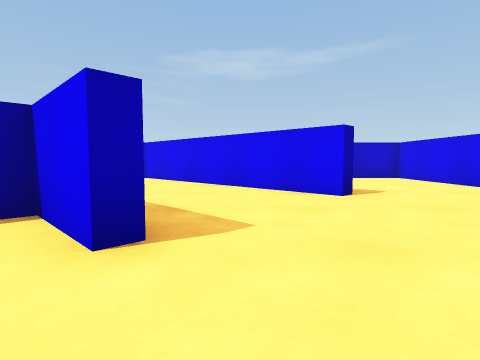
[1] (above)

24 first-person views from a walk through a scene from a Unity 3-D project. The camera is 0.59 m above the floor, tilts 4° down and sees 80° across. The floor is counted in squares, 1 m on a side. Each view is taken from the middle of a square. On the plan, view 1 faces up. The plan holds only what a view shows up to about 9 squares ahead; the rest is blank. The player character is not drawn.

[2]
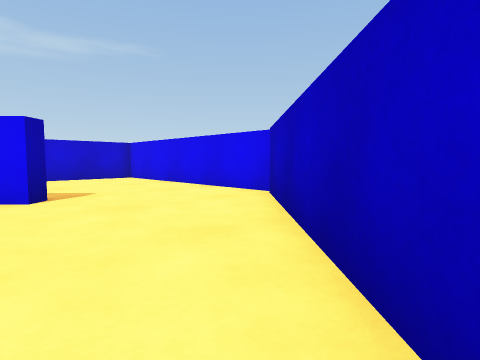

[3]
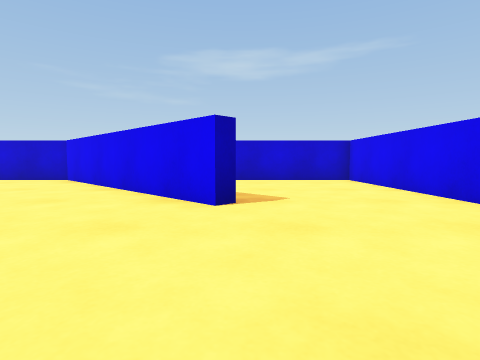

[4]
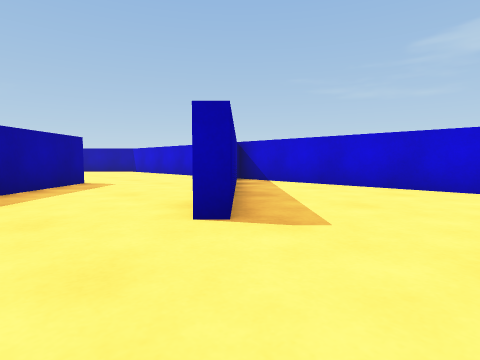

[5]
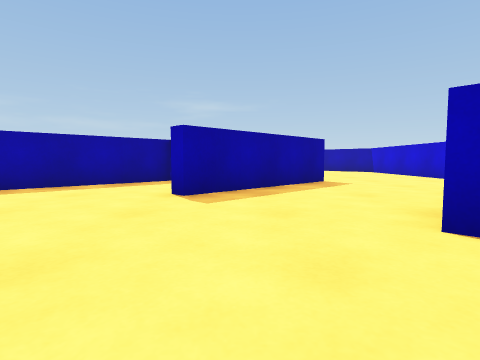

[6]
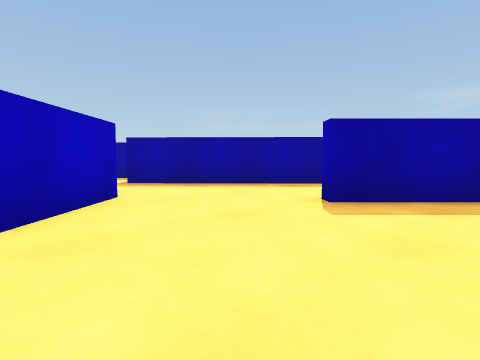

[7]
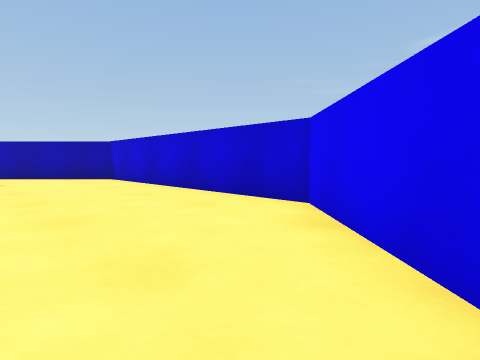

[8]
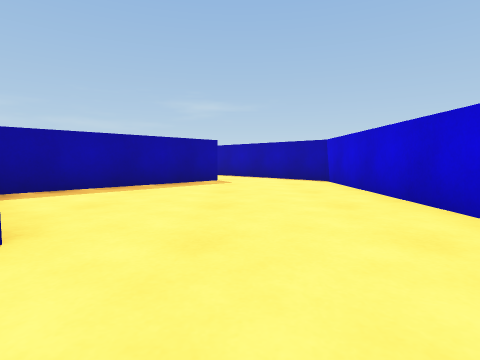

[9]
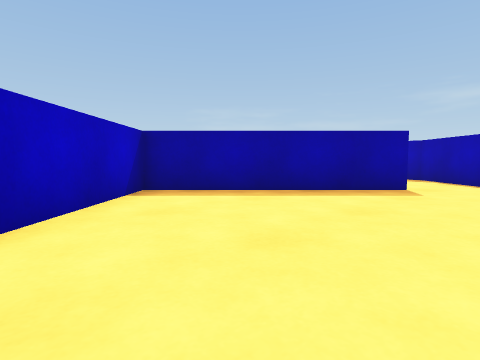

[10]
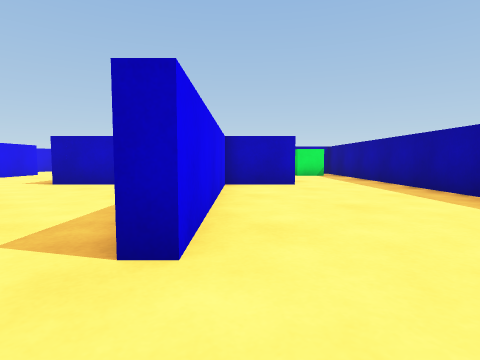

[11]
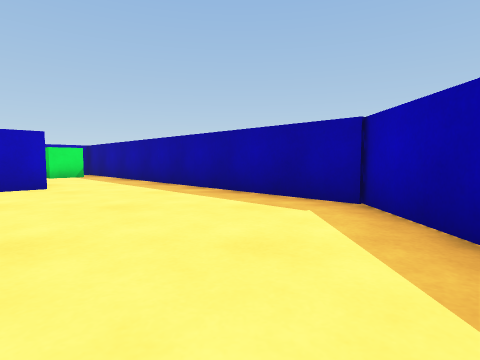

[12]
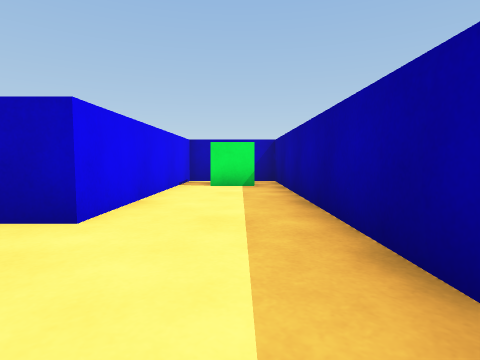

[13]
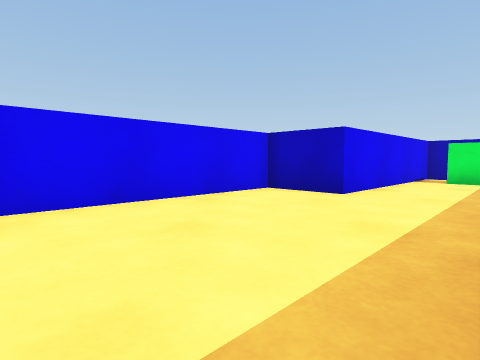

[14]
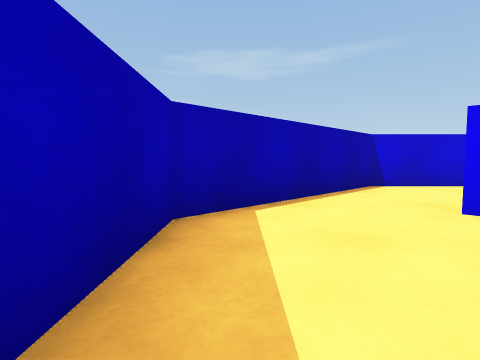

[15]
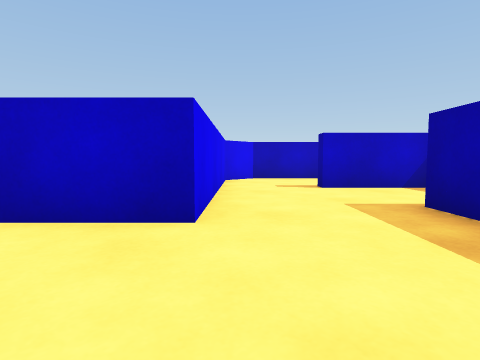

[16]
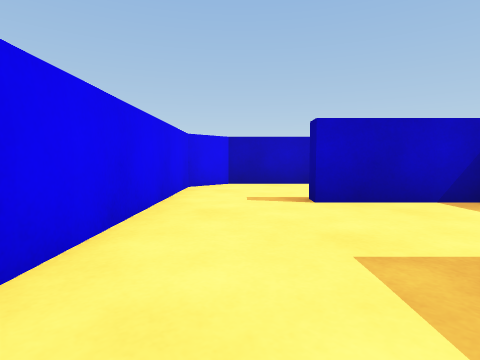

[17]
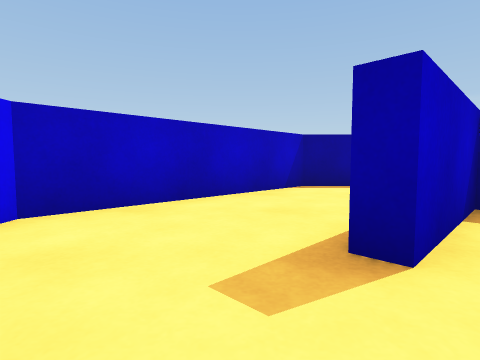

[18]
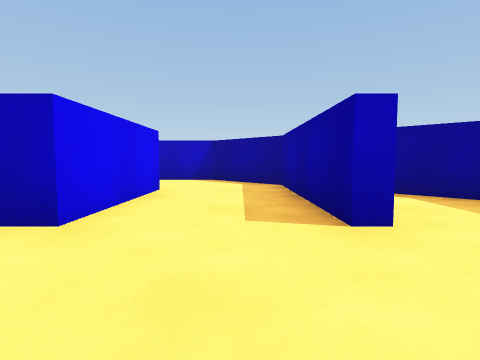

[19]
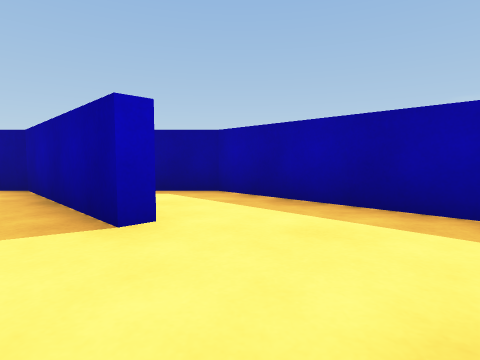

[20]
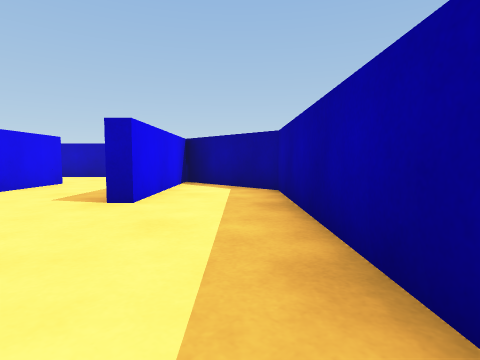

[21]
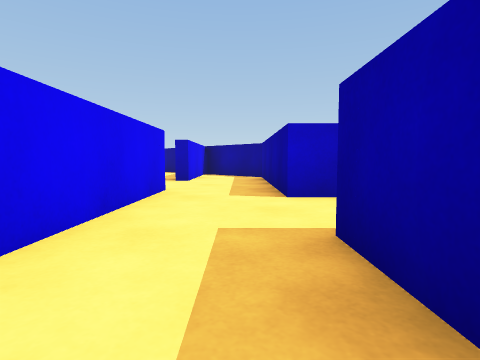

[22]
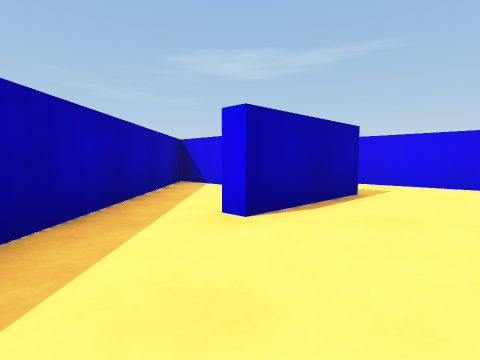

[23]
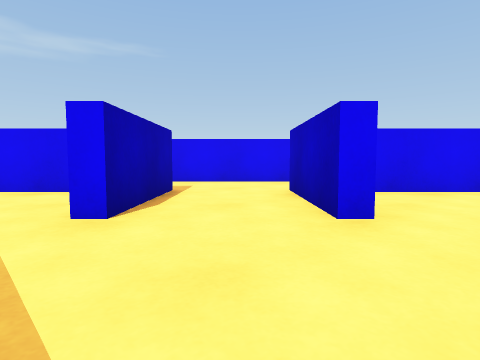

[24]
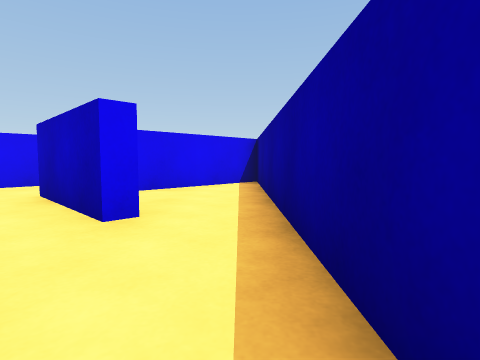

### Floor plan
Points are (right, up) in squares from view 1. A wall is a line through its corners. A room is listed if a view was taken in it or the views show most of it. See-through windows are left out.
Room 1 (views 1, 2, 3, 4, 5, 6, 7, 8, 15, 16)
walls: (1.2, -0.6) (5.2, 3.5) (5.2, 9.4) (-2.4, 9.4); (-1.4, 8.2) (1.9, 4.9) (1.7, 4.7) (-1.9, 8.2); (-4, 5.3) (-0.8, 2.2) (-1.1, 1.9) (-2.2, 3) (-2.5, 2.7); (-4.2, 1.1) (-1.1, -2.1)
ways out: opening at (-2.5, 6.5) to room 2; opening at (0.5, -1) to room 4
Room 2 (views 9, 10, 11)
walls: (-10.4, 6.4) (-6.6, 2.7) (-4, 5.3); (-1.9, 8.2) (-3.1, 9.4) (-10.1, 9.4) (-12.7, 6.8)
ways out: opening at (-2.5, 6.5) to room 1; opening at (-11.5, 6.5) to room 3
Room 3 (views 12, 13, 14)
walls: (-8.1, 1.2) (-6.9, 2.4) (-10.6, 6.1); (-12.7, 6.8) (-13.7, 5.8) (-13.7, 3.3) (-10.2, -0.2)
ways out: opening at (-11.5, 6.5) to room 2; opening at (-9, 0) to room 4
Room 4 (views 17, 18, 19)
walls: (-4.2, -6.7) (-3.9, -6.5) (-0.9, -9.5) (1.6, -9.5) (5.2, -5.8) (5.2, -4.6) (1.2, -0.6); (-1.1, -2.1) (-0.1, -3.2); (-5.9, -5) (-6.9, -4); (-8.3, -5.7) (-5.9, -8.1); (-10.2, -0.2) (-6, -4.4) (-4.3, -2.7) (-8.1, 1.2)
ways out: opening at (0.5, -1) to room 1; opening at (-9, 0) to room 3; opening at (-7, -5) to room 5; opening at (-5, -7) to room 6
objects: other object (-6, -3) to (-6, -2)
Room 5 (views 20, 21, 22, 23, 24)
walls: (-10.9, -3.1) (-10, -4.1) (-11, -5.2); (-11.5, -3.1) (-13.7, -0.9) (-13.7, -7.1); (-9.1, -6.5) (-8.3, -5.7); (-6.9, -4) (-9.1, -1.8); (-12.5, -9.5) (-5.1, -9.5) (-7.6, -7)
ways out: opening at (-7, -5) to room 4
Room 6 (no view inside)
walls: (-5.9, -8.1) (-4.6, -9.5) (-1.5, -9.5) (-4.2, -6.7)
ways out: opening at (-5, -7) to room 4

Positions as (right, up) in squares from view 1, and headings:
1: (0, 0), facing up
2: (1, 0), facing up-right
3: (2, 1), facing up
4: (4, 3), facing up-left
5: (4, 3), facing left
6: (3, 4), facing down-left
7: (-1, 6), facing up-left
8: (-2, 7), facing left
9: (-4, 8), facing down-left
10: (-12, 7), facing down-right
11: (-12, 7), facing down
12: (-11, 2), facing down-right
13: (-13, 3), facing right
14: (-13, 3), facing up
15: (-1, 1), facing down-right
16: (0, -1), facing down-right
17: (3, -3), facing down
18: (-5, -4), facing down-right
19: (-5, -4), facing down
20: (-8, -5), facing down-right
21: (-11, -2), facing down-right
22: (-12, -9), facing up
23: (-13, -9), facing up-right
24: (-13, -9), facing right
